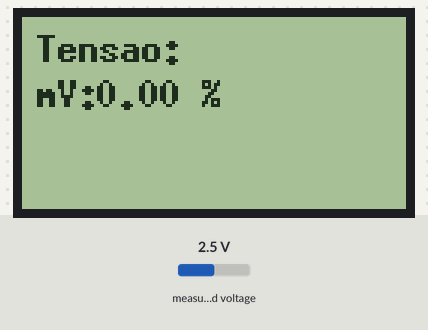
Recording of a sketch running on a simulated Arduino Uno, built with avr-gcc and run on an emulated ATmega328P. Parts: 128×64 one-colour display. The inputs (shaded band) are chosen by the test bench; at power-on: measured voltage 2.5 V. What the sketch prints to the serial monitor is not drawn.

Above: at 0.2 s.

The sketch:

lendo_analogico_digital.ino
```cpp
// Autor: Victor A. Sutto.
// Código desenvolvido apenas pra no futuro eu lembrar como foi feita a leitura do analógico/digital.


#include <U8glib.h>
U8GLIB_ST7920_128X64_1X u8g(4, 5, 6, 7); //Enable, RW, RS, RESET


#include <Adafruit_ADS1X15.h>
#include <Wire.h>

float mV = 0.00;

Adafruit_ADS1115 ads;
const float multiplier = 0.1875F;

void u8g_prepare() // prepara o display =======================================================================================================
{
  u8g.setFont(u8g_font_7x13B);
  u8g.setFontRefHeightExtendedText();
  u8g.setDefaultForegroundColor();
  u8g.setColorIndex(1);

}


void u8g_Tela(){
  u8g.setPrintPos(5,15);
  u8g.print("Tensao:");
  u8g.setPrintPos(5,30);
  u8g.print("mV:");
  u8g.setPrintPos(25,30);
  u8g.print(mV);
  u8g.setPrintPos(60,30);
  u8g.print("%");
}


void setup () {
 Serial.begin(9600);
 ads.begin();
}

void draw() // Rotina Desenho
{
  u8g_prepare();
  u8g_Tela();
}


void loop() {

      u8g.firstPage();
      do
    {
      draw ();
    }
      while( u8g.nextPage());


 int16_t adc0;
 adc0 = ads.readADC_SingleEnded(0);
 Serial.print("AIN0: "); Serial.println(adc0 * multiplier);
 Serial.println(mV);
 mV = ((adc0 * multiplier) / 5000) * 100;

 Serial.println();
 delay(1000);

}
```
